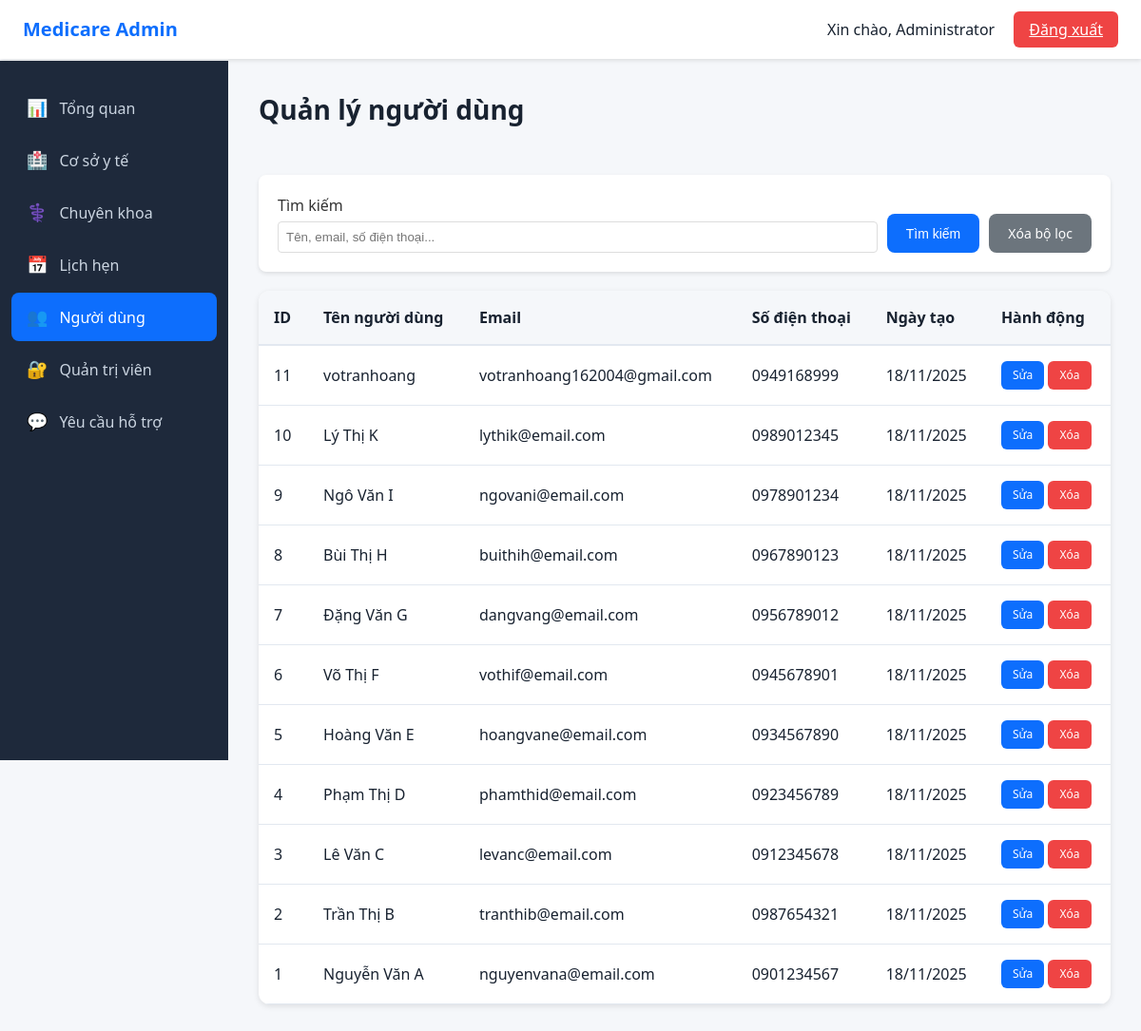
Page /admin/admin-users.php (signed in) on the committed database.
### tables this page shows
CREATE TABLE `users` (
  `user_id` int(11) NOT NULL,
  `fullname` varchar(100) NOT NULL,
  `email` varchar(100) NOT NULL,
  `phone` varchar(20) NOT NULL,
  `password` varchar(255) NOT NULL,
  `created_at` timestamp NOT NULL DEFAULT current_timestamp()
);

### admin/admin-users.php (the view, shortened to what this page needs)
<?php
require_once '../config.php';
include 'admin-header.php';
$search = isset($_GET['search']) ? trim($_GET['search']) : '';
$edit_id = isset($_GET['edit']) && is_numeric($_GET['edit']) ? intval($_GET['edit']) : 0;
$show_form = $edit_id > 0;
$edit_user = null;
$where_conditions = [];
$where_clause = !empty($where_conditions) ? 'WHERE ' . implode(' AND ', $where_conditions) : '';
$users = [];
$sql = "SELECT * FROM users $where_clause ORDER BY user_id DESC";
$result = mysqli_query($conn, $sql);
if ($result) {
    while ($row = mysqli_fetch_assoc($result)) {
        $users[] = $row;
    }
}
?>
<div class="admin-content">
    <div class="page-header">
        <h1 class="page-title">Quản lý người dùng</h1>
    </div>
    <?php if ($show_form): ?>
        <div class="card">
            <h2>Chỉnh sửa người dùng</h2>
            <form method="POST" action="admin-users.php">
                <input type="hidden" name="action" value="update" />
                <input type="hidden" name="user_id" value="<?php echo $edit_id; ?>" />
                <div class="form-group">
                    <label for="edit-fullname">Họ và tên <span class="text-red">*</span></label>
                    <input type="text" id="edit-fullname" name="fullname" value="<?php echo $edit_user ? htmlspecialchars($edit_user['fullname']) : ''; ?>" required class="form-input" />
                </div>
                <div class="form-group">
                    <label for="edit-phone">Số điện thoại <span class="text-red">*</span></label>
                    <input type="tel" id="edit-phone" name="phone" value="<?php echo $edit_user ? htmlspecialchars($edit_user['phone']) : ''; ?>" required class="form-input" />
                </div>
                <div class="flex-gap" style="margin-top: 20px;">
                    <a href="admin-users.php" class="btn-cancel">Hủy</a>
                    <button type="submit" class="btn-admin-primary">Lưu</button>
                </div>
            </form>
        </div>
    <?php else: ?>
        <div class="card">
            <form method="GET" action="admin-users.php" class="form-row">
                <div class="form-field">
                    <label for="search" class="form-label">Tìm kiếm</label>
                    <input type="text" id="search" name="search" value="<?php echo htmlspecialchars($search); ?>" placeholder="Tên, email, số điện thoại..." class="form-input-sm">
                </div>
                <div class="flex-gap">
                    <button type="submit" class="btn-admin-primary">Tìm kiếm</button>
                    <a href="admin-users.php" class="btn-admin-secondary">Xóa bộ lọc</a>
                </div>
            </form>
        </div>
        <div class="table-container">
        <table class="admin-table">
            <thead>
                <tr>
                    <th>ID</th>
                    <th>Tên người dùng</th>
                    <th>Email</th>
                    <th>Số điện thoại</th>
                    <th>Ngày tạo</th>
                    <th>Hành động</th>
                </tr>
            </thead>
            <tbody>
                <?php if (empty($users)): ?>
                    <tr>
                        <td colspan="6">Chưa có người dùng nào.</td>
                    </tr>
                <?php else: ?>
                    <?php foreach ($users as $user): ?>
                        <tr>
                            <td><?php echo $user['user_id']; ?></td>
                            <td><?php echo htmlspecialchars($user['fullname']); ?></td>
                            <td><?php echo htmlspecialchars($user['email']); ?></td>
                            <td><?php echo htmlspecialchars($user['phone']); ?></td>
                            <td><?php echo date('d/m/Y', strtotime($user['created_at'])); ?></td>
                            <td>
                                <a href="admin-users.php?edit=<?php echo $user['user_id']; ?>" class="btn-edit btn-sm">Sửa</a>
                                <a href="admin-users.php?delete=<?php echo $user['user_id']; ?>" class="btn-delete" onclick="return confirm('Bạn có chắc muốn xóa người dùng này?')">Xóa</a>
                            </td>
                        </tr>
                    <?php endforeach; ?>
                <?php endif; ?>
            </tbody>
        </table>
    </div>
    <?php endif; ?>
</div>
<?php include 'admin-footer.php'; ?>

### admin/admin.css (style rules this page uses)
:root { --admin-primary: #0d6efd; --admin-bg: #f5f7fa; --admin-sidebar: #1e293b; --admin-text: #182230; --admin-border: #e2e8f0; --admin-success: #10b981; --admin-danger: #ef4444; --admin-warning: #f59e0b; }
* { box-sizing: border-box; margin: 0; padding: 0; }
body { font-family: "Segoe UI", Arial, sans-serif; color: var(--admin-text); line-height: 1.5; }
.admin-body { background: var(--admin-bg); min-height: 100vh; }
.admin-content { max-width: 1400px; margin: 0 auto; }
.page-title { font-size: 28px; margin-bottom: 24px; }
.page-header { display: flex; justify-content: space-between; align-items: center; margin-bottom: 24px; }
.table-container { background: #fff; border-radius: 12px; overflow: hidden; box-shadow: 0 2px 6px rgba(0, 0, 0, 0.1); }
.admin-table { width: 100%; border-collapse: collapse; }
.admin-table thead { background: var(--admin-bg); }
.admin-table th { padding: 16px; text-align: left; font-weight: 600; color: var(--admin-text); border-bottom: 2px solid var(--admin-border); }
.admin-table td { padding: 16px; border-bottom: 1px solid var(--admin-border); }
.btn-admin-primary { background: var(--admin-primary); color: #fff; border: none; padding: 10px 20px; border-radius: 8px; cursor: pointer; font-weight: 500; font-size: 14px; transition: opacity 0.2s; display: inline-block; text-decoration: none; text-align: center; }
.btn-admin-secondary { background: #6c757d; color: #fff; border: none; padding: 10px 20px; border-radius: 8px; cursor: pointer; font-weight: 500; font-size: 14px; transition: opacity 0.2s; display: inline-block; text-decoration: none; text-align: center; }
.btn-edit, .btn-confirm, .btn-delete, .btn-cancel-action, .btn-sm { padding: 6px 12px; border-radius: 6px; font-size: 12px; font-weight: 500; cursor: pointer; border: none; transition: opacity 0.2s; display: inline-block; text-decoration: none; text-align: center; }
.btn-edit { background: var(--admin-primary); color: #fff; }
.btn-delete { background: var(--admin-danger); color: #fff; }
.card { background: white; padding: 20px; border-radius: 8px; box-shadow: 0 2px 4px rgba(0,0,0,0.1); margin-bottom: 20px; }
.flex-gap { display: flex; gap: 10px; }
.form-row, .flex-end { display: flex; gap: 10px; align-items: end; }
.form-field { flex: 1; }
.form-label { display: block; margin-bottom: 5px; font-weight: 500; color: #333; }
.form-input, .form-input-sm { width: 100%; border: 1px solid #ddd; border-radius: 4px; }
.form-input-sm { padding: 8px; }

### rows in the picture
users: user_id "11", fullname "votranhoang", email "votranhoang162004@gmail.com", phone "0949168999", created_at "18/11/2025"
users: user_id "10", fullname "Lý Thị K", email "lythik@email.com", phone "0989012345", created_at "18/11/2025"
users: user_id "9", fullname "Ngô Văn I", email "ngovani@email.com", phone "0978901234", created_at "18/11/2025"
users: user_id "8", fullname "Bùi Thị H", email "buithih@email.com", phone "0967890123", created_at "18/11/2025"
users: user_id "7", fullname "Đặng Văn G", email "dangvang@email.com", phone "0956789012", created_at "18/11/2025"
users: user_id "6", fullname "Võ Thị F", email "vothif@email.com", phone "0945678901", created_at "18/11/2025"
users: user_id "5", fullname "Hoàng Văn E", email "hoangvane@email.com", phone "0934567890", created_at "18/11/2025"
users: user_id "4", fullname "Phạm Thị D", email "phamthid@email.com", phone "0923456789", created_at "18/11/2025"
users: user_id "3", fullname "Lê Văn C", email "levanc@email.com", phone "0912345678", created_at "18/11/2025"
users: user_id "2", fullname "Trần Thị B", email "tranthib@email.com", phone "0987654321", created_at "18/11/2025"
users: user_id "1", fullname "Nguyễn Văn A", email "nguyenvana@email.com", phone "0901234567", created_at "18/11/2025"

### other values in the picture
$admin_name "Administrator"
